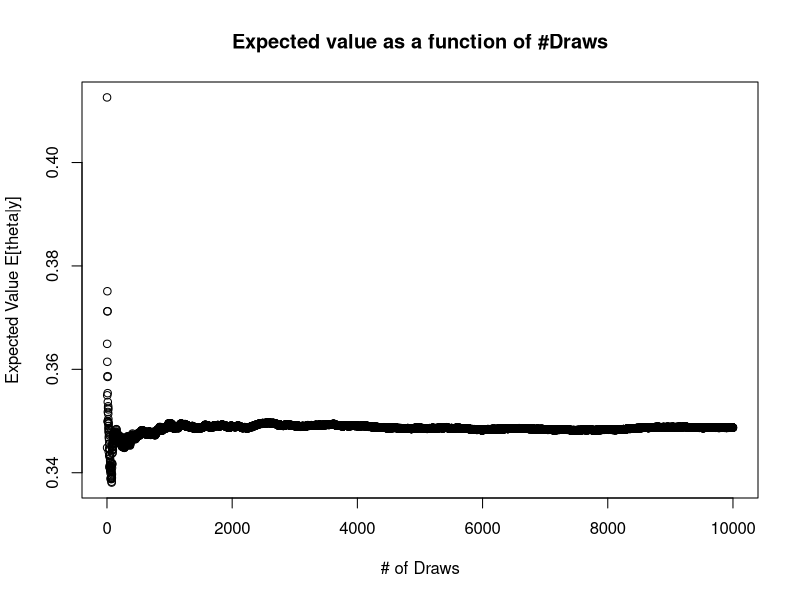
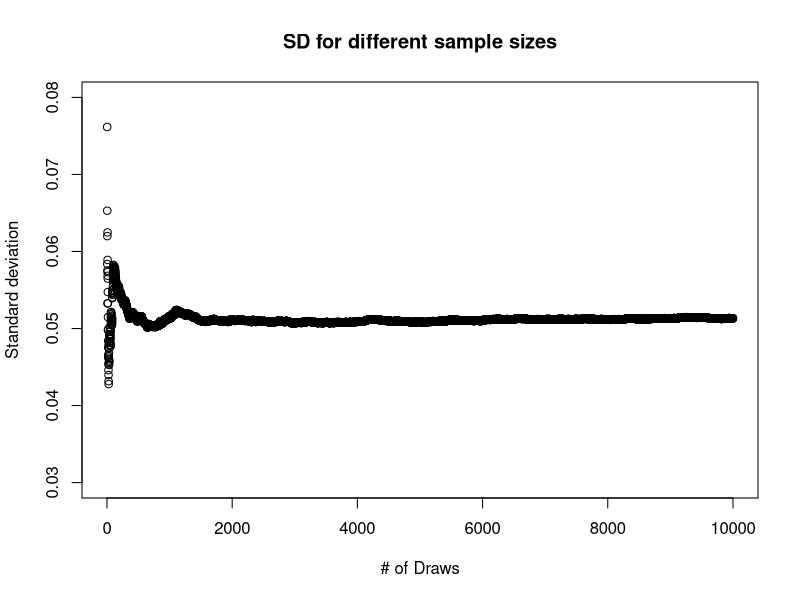
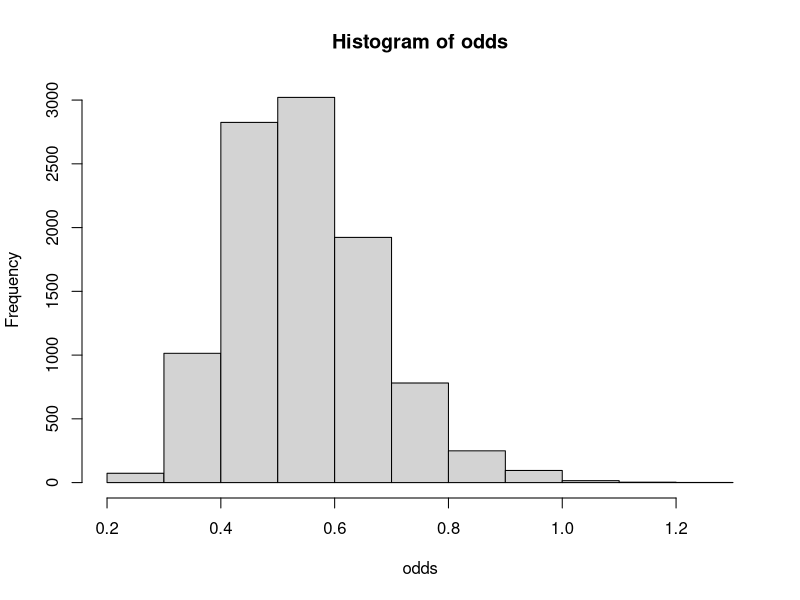
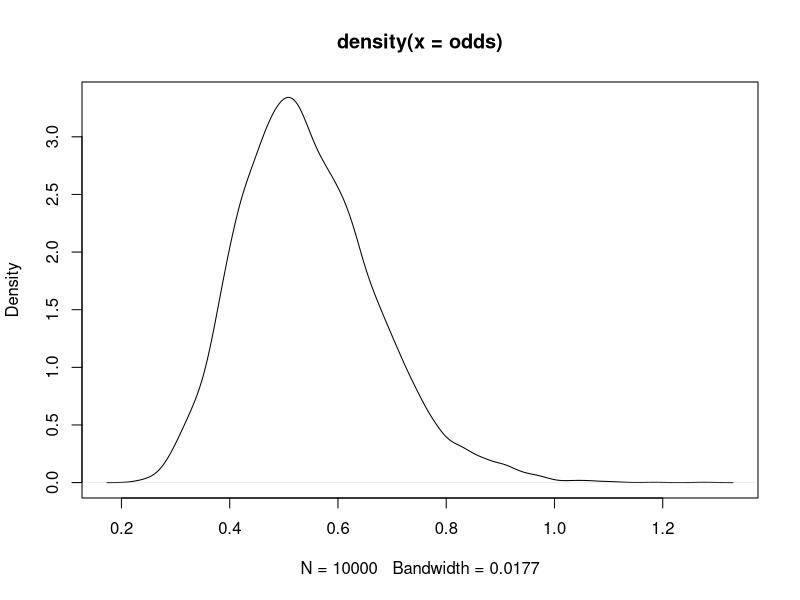
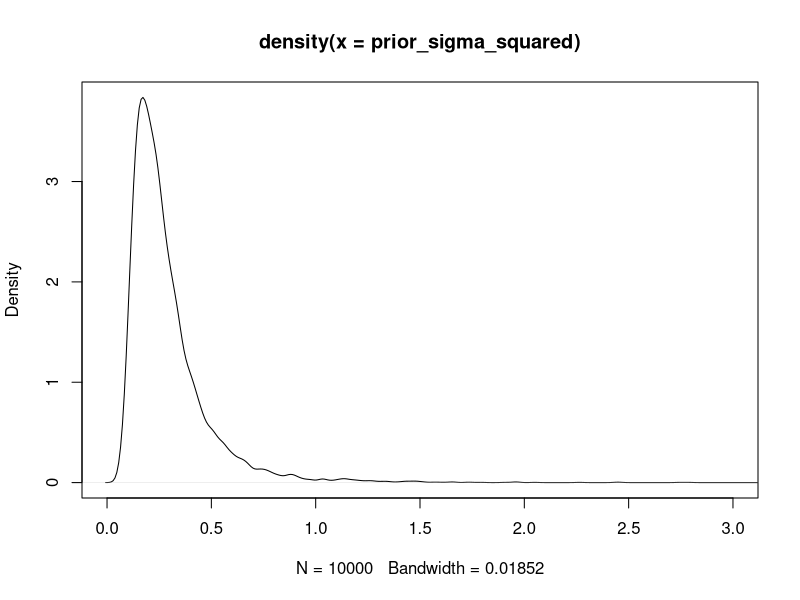
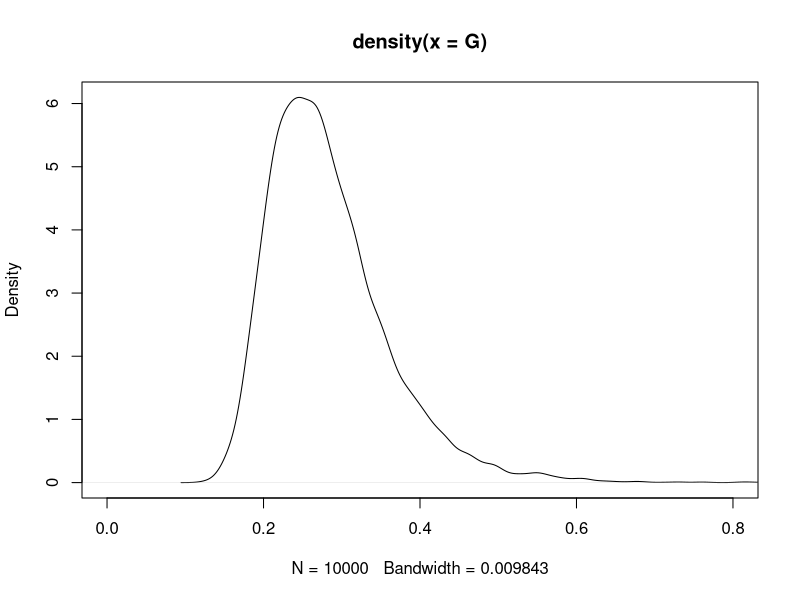
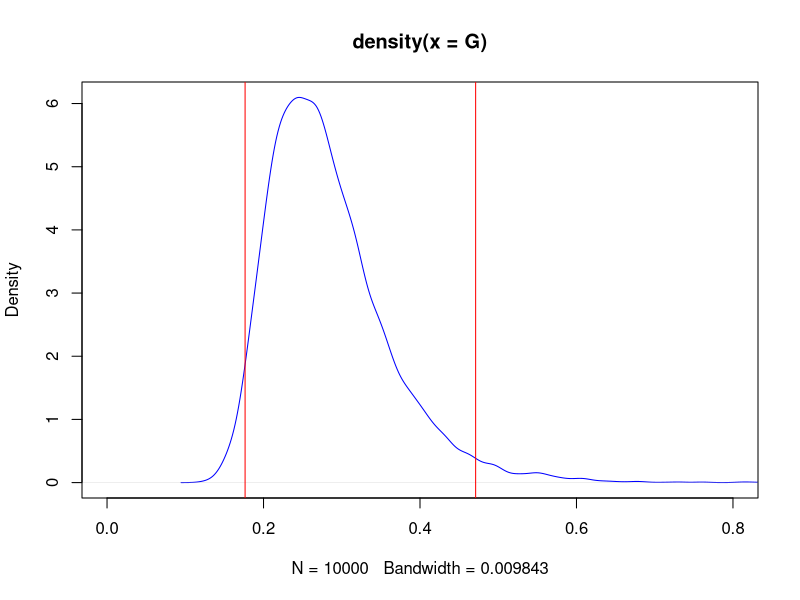
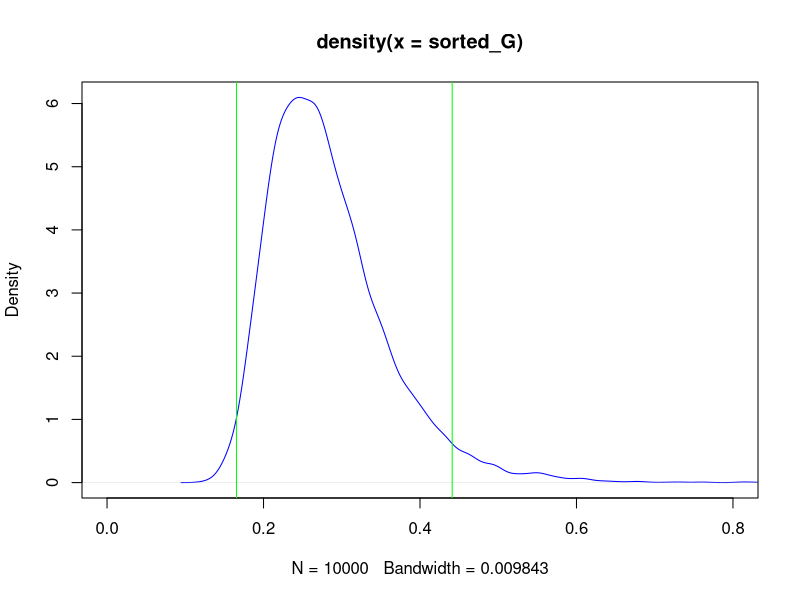

These charts were generated, in order, by the following R code: (Note: this script raises an error after producing the figures.)
###############################################################################
##                  TASK 1                                                   ##
###############################################################################
###############################################################################
##                  TASK 1a                                                  ##
###############################################################################
n = 70
success = 22
failures = n - success
alpha = 8
b = 8

lhs = alpha + success
rhs = b + failures
nDraws = 10000

SD = c()
E = c()
result = c()
for (n in seq(1, nDraws, 1)){
  result[n] = rbeta(n, lhs, rhs) # Accumulating number of n draws
  SD[n] = sd(result) 
  E[n] = mean(result) 
}

plot(E, main = "Expected value as a function of #Draws", 
     xlab = "# of Draws", ylab = "Expected Value E[theta|y]")
# The true value E = alpha / (alpha + beta)
# where our posterior gives (alpha = lhs) and (beta = rhs)
lhs / (lhs+ rhs) # 0.3488

plot(SD, main = "SD for different sample sizes", xlab = "# of Draws",
     ylab = "Standard deviation", ylim = c(0.03,0.08))
# The true value 
# SD = sqrt((alpha * beta) / (((alpha + beta)^2) *(alpha + beta + 1)))
# where our posterior gives (alpha = lhs) and (beta = rhs)
SD_Calc = sqrt((lhs *rhs) / (((lhs + rhs)^2) *(lhs + rhs + 1)))
SD_Calc # = 0.05109
SD[nDraws] # = 0.05116S

###############################################################################
##                  TASK 1b                                                  ##
###############################################################################
# Draw 10000 random values from the posterior to compute the posterior 
# probability Pr(θ > 0.3|y) and compare with the exact value from the Beta 
# posterior. [Hint: use pbeta()].

drawed_values = rbeta(nDraws,lhs,rhs)
over = 0
under = 0
for (value in drawed_values){
  if (value > 0.3){
    over = over +1
  }
  else
  {
    under = under + 1
  }
}
prob_over = over / length(drawed_values)
prob_over

beta_posterior = pbeta(0.3, lhs, rhs)
beta_posterior

###############################################################################
##                  TASK 1c                                                  ##
###############################################################################
# Draw 10000 random values from the posterior of the odds φ = θ / (1−θ) by using
# the previous random draws from the Beta posterior for θ and plot the posterior
# distribution of φ. [Hint: hist() and density() can be utilized].

odds = drawed_values / (1-drawed_values)
hist(odds)
plot(density(odds))

###############################################################################
##                  TASK 2                                                   ##
###############################################################################





###############################################################################
##                  TASK 2c                                                  ##
###############################################################################
monthly_income = c(33, 24, 48, 32, 55, 74, 23, 17)
n = length(monthly_income)
df = n - 1 # Degrees of freedom
mean = 3.6 # From task description
number_of_draws = 10000

# Inverse-chisq is related distribution to rchisq (Inversed)
draws = rchisq(number_of_draws,n)
tao_sq = sum((log(monthly_income)-mean)^2) / n
upper = n * tao_sq
prior_sigma_squared = upper *  (1/draws)
plot(density(prior_sigma_squared), xlim=c(0,3))

###############################################################################
##                  TASK 2b                                                  ##
###############################################################################
s2 = prior_sigma_squared
x = sqrt(s2)/sqrt(2)
cdf = pnorm(sqrt(s2)/sqrt(2))
G = 2 * cdf - 1
plot(density(G),xlim=c(0,.8))

###############################################################################
##                  TASK 2c                                                  ##
###############################################################################
library("bayestestR")
interval = eti(G,0.95)
plot(density(G), col = "blue",xlim=c(0,.8))
abline(v= interval[2], col = "red")
abline(v= interval[3], col = "red")

###############################################################################
##                  TASK 2d                                                  ##
###############################################################################
sorted_G = sort(G)
test = hdi(sorted_G, ci = 0.95)
plot(density(sorted_G), col = "blue",xlim=c(0,.8))
abline(v= test[2], col = "green")
abline(v= test[3], col = "green")

# Comparison
plot(density(sorted_G), col = "blue",xlim=c(0,.8))
abline(v= interval[2], col = "red")
abline(v= interval[3], col = "red")
abline(v= test[2], col = "green")
abline(v= test[3], col = "green")
###############################################################################
##                  TASK 3                                                   ##
###############################################################################
#Given observations Y (in radians)
# pi < y. < pi
Y <- c(-2.79, 2.33, 1.83, -2.44, 2.23, 2.33, 2.07, 2.02, 2.14, 2.54)
#K ~ Exponential(lambda = 0.5)
#k > 0
lambda <- 0.5
#the given u
u <- 2.4
#Fine grid of K:s
grid <- seq(from = 0.01, to = 6, by = 0.01)
#A function for the posterior.
posterior <- function(k)
{
  return ((1/(2 * pi * besselI(k,0)))^10 *
            lambda * exp(k*(sum(cos(y-u)) - lambda)))
}
post <- c()
for (k in grid)
{
  post <- c(post, posterior(k))
}
normalized_post <- post/sum(post)
plot(grid, normalized_post, main = "Posterior distribution of k",
     xlab = "k-value",
     ylab = "P(k | u, y)",
     type ='l')
###############################################################################
##                  TASK 3b                                                  ##
###############################################################################
abline(v = (which.max(normalized_post)/100))
